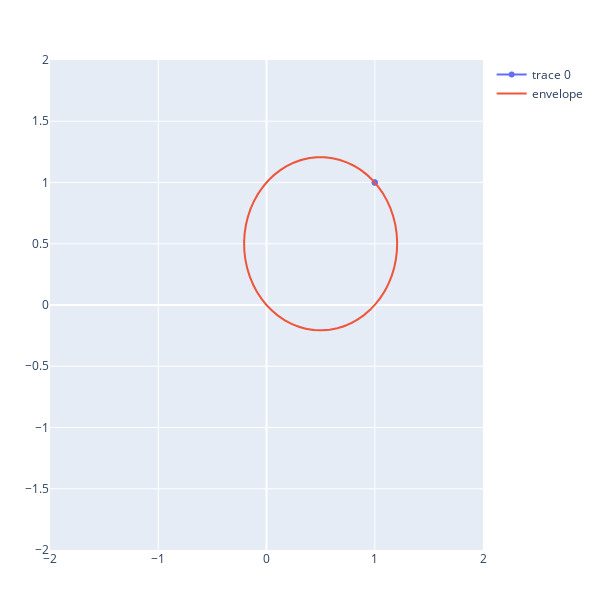

Write notebook code for a chart like this one.
### Code cell
l  = Line(Point(1,1),Point(1,1))
pl = plotgeometry(l)
pe = plotenvelope(l)

plot([pl,pe], layout)
